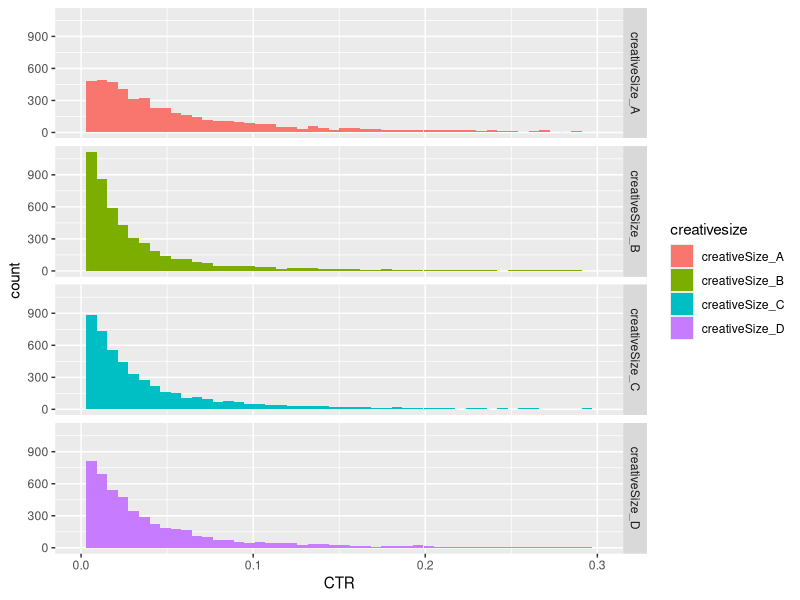
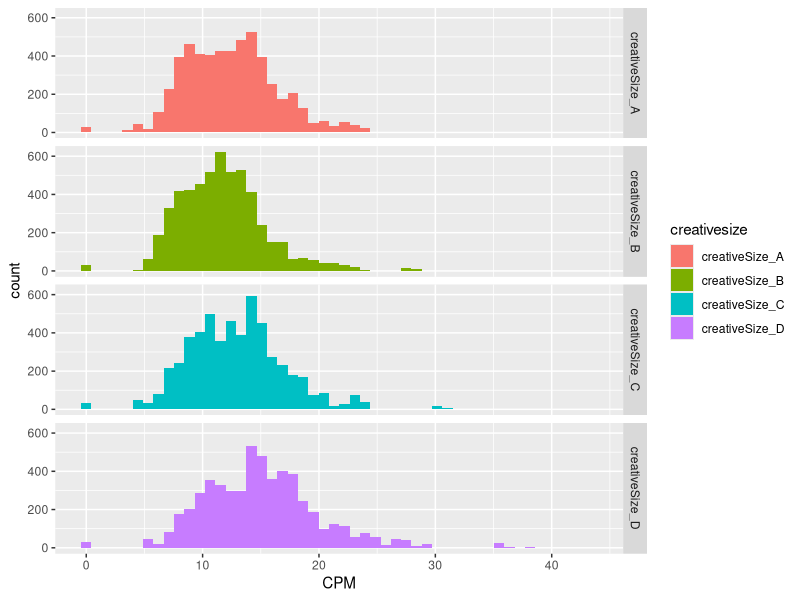

The R source for these figures, in order:
## ---- chunk 1
knitr::opts_chunk$set(echo = TRUE)
## ---- chunk 2
library(tidyverse)
## ---- chunk 3
n_clients <- 3 # Clients
n_campaigns <- 5 # Campaigns per Client
n_placements <- 4 # Placements per Campaign
n_creativesizes <- 4 # Creative sizes per Placement
n_days <- 90 # Days of Activity
# Impressions
# Clicks
# Costs


n_totalrows <- n_clients * n_campaigns * n_placements * n_creativesizes * n_days

tt <- as_tibble(matrix(nrow = n_totalrows, ncol = 8), .name_repair = "universal")
colnames(tt) <- c("client", "campaign", "placement", "creativesize", "day", "impressions", "clicks", "cost")



vec_clients <- paste("client", LETTERS[1:n_clients], sep = "_")

list_campaigns <- vector(mode = "list", length(vec_clients))

for (i in 1:length(vec_clients)) {
  list_campaigns[[i]] <- paste(vec_clients[i], "campaign", round(runif(n_campaigns, 10000, 99999)), sep = "_")
}

vec_campaigns <- do.call(c, list_campaigns)



list_placements <- vector(mode = "list", length(vec_campaigns))

for (i in 1:length(vec_campaigns)) {
  list_placements[[i]] <- paste(vec_campaigns[i], "placement", round(runif(n_placements, 10000, 99999)), sep = "_")
}

vec_placement <- do.call(c, list_placements)



list_creativesizes <- vector(mode = "list", length(vec_placement))

for (i in 1:length(vec_placement)) {
  list_creativesizes[[i]] <- paste(vec_placement[i], "creativeSize", LETTERS[1:n_creativesizes], sep = "_")
}

vec_creativesizes <- do.call(c, list_creativesizes)



list_days <- vector(mode = "list", length(vec_creativesizes))

for (i in 1:length(vec_creativesizes)) {
  list_days[[i]] <- paste(vec_creativesizes[i], "day", 1:n_days, sep = "_")
}

vec_days <- do.call(c, list_days)


tt$client <- substr(vec_days, start = 1, stop = 8)
tt$campaign <- substr(vec_days, start = 10, stop = 23)
tt$placement <- substr(vec_days, start = 25, stop = 39)
tt$creativesize <- substr(vec_days, start = 41, stop = 54)
tt$day <- substr(vec_days, start = 60, stop = 61)



list_impressions <- vector(mode = "list", length(vec_creativesizes))

for (i in 1:length(vec_creativesizes)) {
  list_impressions[[i]] <- round(rbeta(n_days, 1.5, 10000) * 1e7)
}

vec_impressions <- do.call(c, list_impressions)

tt$impressions <- vec_impressions



list_clicks <- vector(mode = "list", length(vec_creativesizes))

for (i in 1:length(vec_creativesizes)) {
  list_clicks[[i]] <- round(rbeta(n_days, 1.5, 10000) * 1e5)
}

vec_clicks <- do.call(c, list_clicks)

tt$clicks <- vec_clicks


tt$cost <- tt$impressions * rbeta(length(vec_creativesizes), 10, 1e9) * 3e5




for (i in unique(tt$creativesize)) {
  tt$clicks[tt$creativesize == i] <- tt %>%
    filter(creativesize == i) %>%
    mutate(clicks = round(clicks * runif(1, 0.5, 5))) %>%
    pull(clicks)
}

tt$clicks[tt$clicks >= tt$impressions] <- 1


for (i in unique(tt$creativesize)) {
  tt$cost[tt$creativesize == i] <- tt %>%
    filter(creativesize == i) %>%
    mutate(cost = round(cost * runif(1, 0.5, 5))) %>%
    pull(cost)
}



## ---- chunk 4
tt$CPM <- tt$cost / tt$impressions * 1000
tt$CTR <- tt$clicks / tt$impressions
## ---- chunk 5
tt %>%
  ggplot(aes(x = CTR)) +
    geom_histogram(aes(fill = creativesize), bins = 50) +
    xlim(c(0, 0.3)) +
    facet_grid(creativesize ~ .)
## ---- chunk 6
tt %>%
  ggplot(aes(x = CPM)) +
    geom_histogram(aes(fill = creativesize), bins = 50) +
    # xlim(c(0, 0.3)) +
    facet_grid(creativesize ~ .)
## ---- chunk 7
tt
